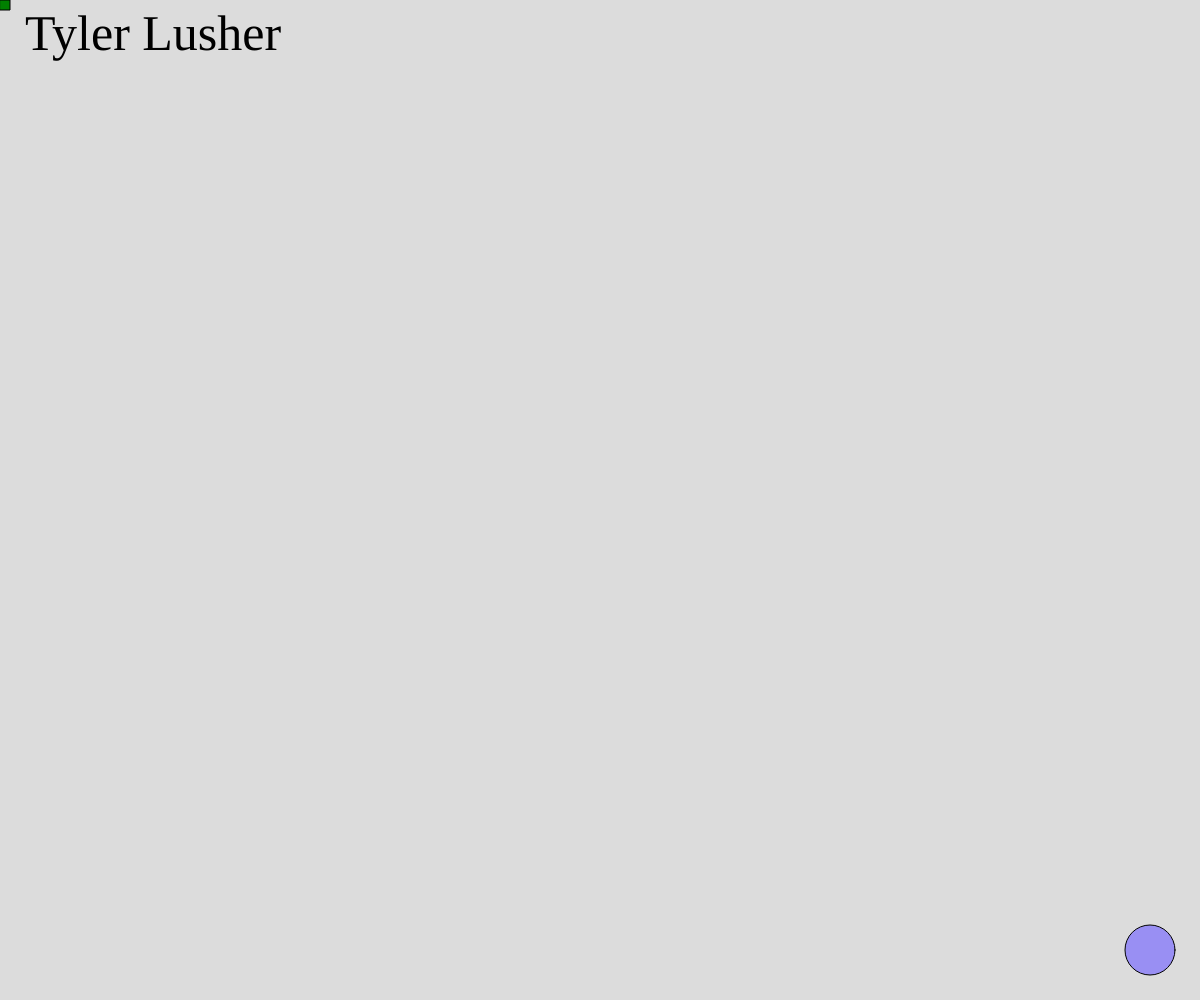
Frame 1 (no input)
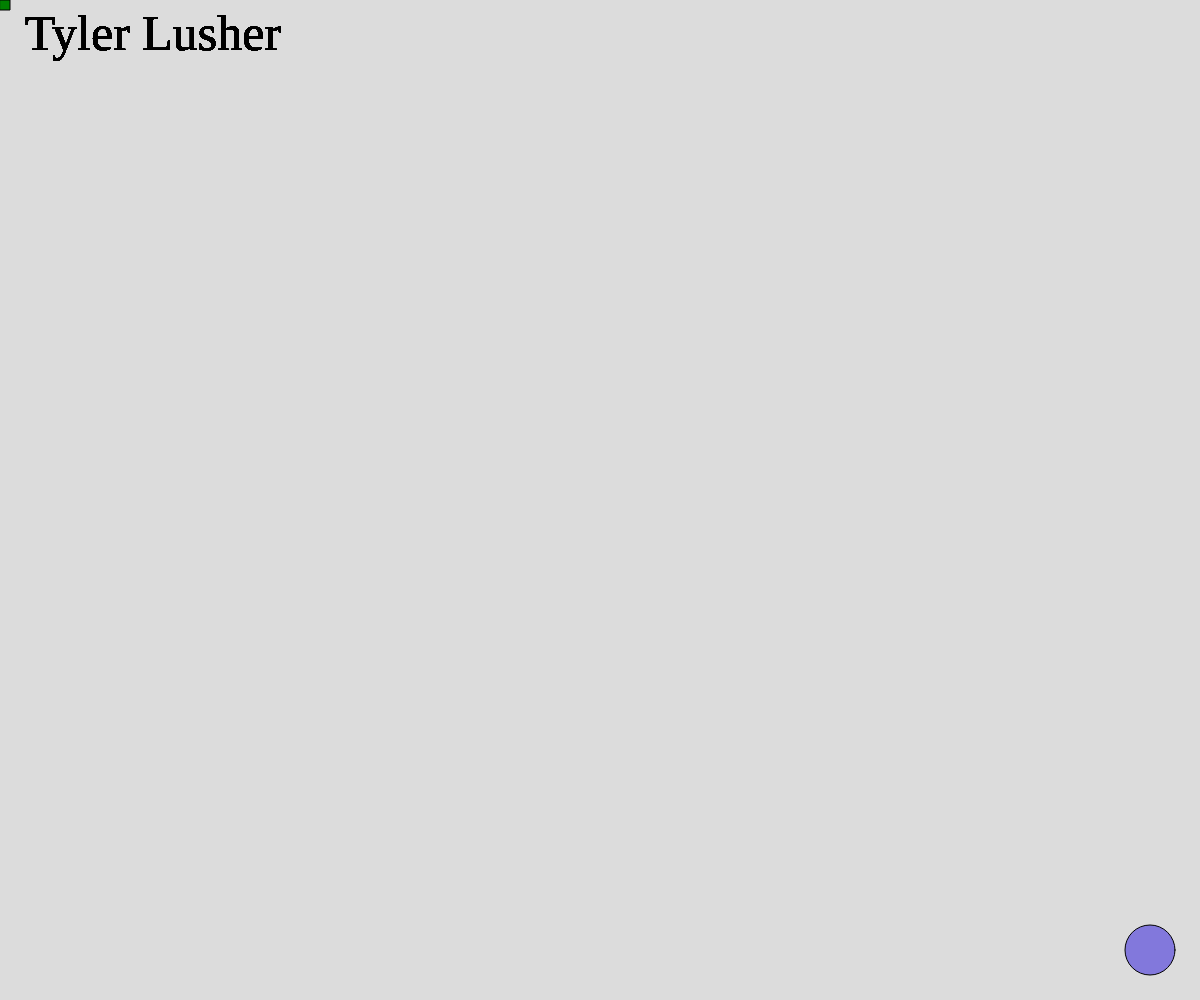
Frame 60 (no input)
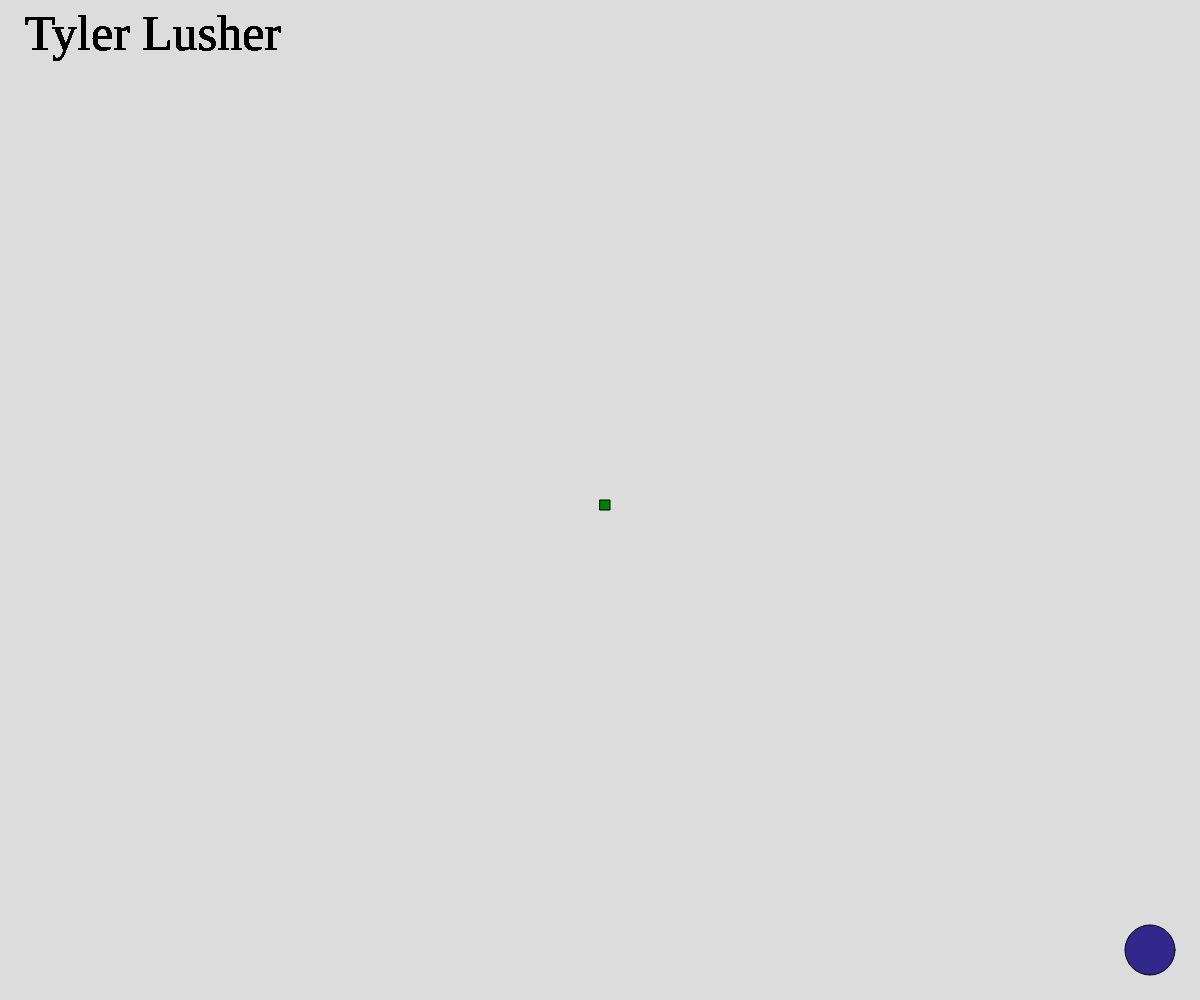
Frame 120 (the mouse pressed at the canvas centre since frame 60)

The p5.js sketch that drew these frames (run headless with seeded random() and noise() and a simulated clock; from frame 60 on, the mouse is pressed at the canvas centre):

// p5.js sketch
// ── sketch.js
// Primitive Paint
// Tyler Lusher
// october 30

// key binds 
//
// 1 - green
// 2 - red 
// 3 - blue
//
// a - rectangle
// s - ellipse
// d - circle
//
// mouse click - draws selected shape
//

// Global Variable 
let color = 0;
let colorList = ["Green","Red","Blue"];
let gra;

// this hides the cursor and sets up the font 
function setup() {
  createCanvas(windowWidth, windowHeight);
  background(220);
  gra = createGraphics( width,height);
  textFont("Georgia");
  textSize(50);
  noCursor();
  
}


function draw() {
  background(220);
  fill(colorList[color]);
  rect(mouseX,mouseY,10);
  mouseCursor();
  drawShape();
  gra.textFont("Georgia");
  gra.textSize(50);
  gra.text("Tyler Lusher",25,50);
  image(gra,0,0);
  coolshape();
}

function keyPressed(){
  Colors();
  drawShape();
}

// this checks what keys were pressed and 
// sets color to the corrosponding value in the array
function Colors(){
  if ( key === '1'){
    color = 0;
  }
  if ( key === '2'){
    color = 1;
  }
  if ( key === '3'){
    color = 2;
  }
  gra.fill(colorList[color]);
}

// this does the same as the Colors function but this 
// one checks if the mouse was clicked and then draws 
// the correct shape
function drawShape(){
  if (mouseIsPressed){
    if ( key === 'a'){
      gra.rect(mouseX,mouseY,50,100);
    }
    if ( key === 's'){
      gra.ellipse(mouseX,mouseY,50,100);
    }
    if ( key === 'd'){
      gra.circle(mouseX,mouseY,50);
    }
  } 
  if ( key === ' '){
    gra = createGraphics( width,height);
  }
}

// this one make a shape on the currsor that shows you what shape is going to be make 
function mouseCursor(){
  if ( key === 'a'){
    rect(mouseX,mouseY,50,100);
  }
  if ( key === 's'){
    ellipse(mouseX,mouseY,50,100);
  }
  if ( key === 'd'){
    circle(mouseX,mouseY,50);
  }
}

// this one make a cool shape on the canvas with a random color 
function coolshape(){
  let i = random(200);
  fill(i+10,i,i+100);
  circle(width-50,height-50,50);
}
